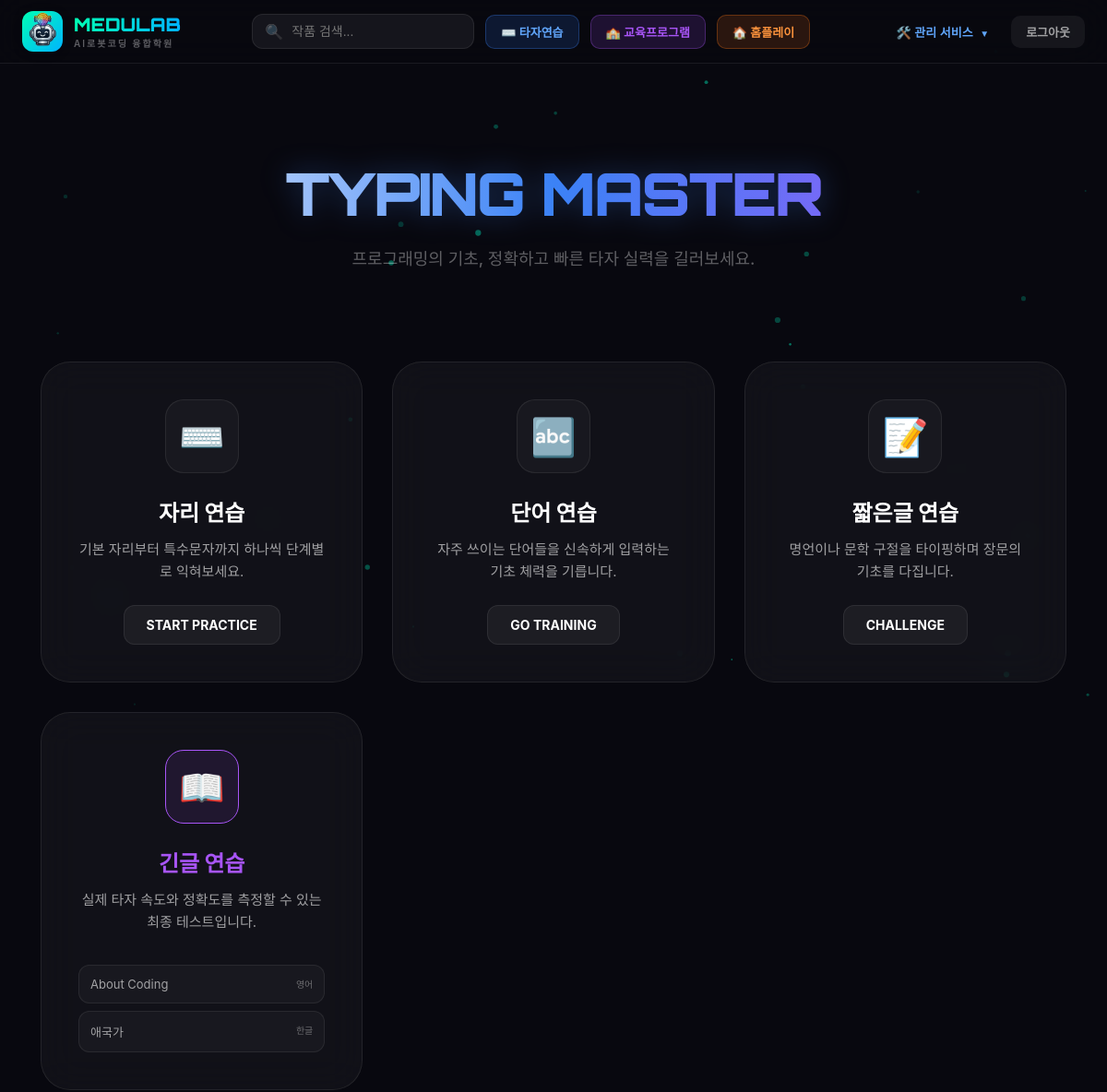
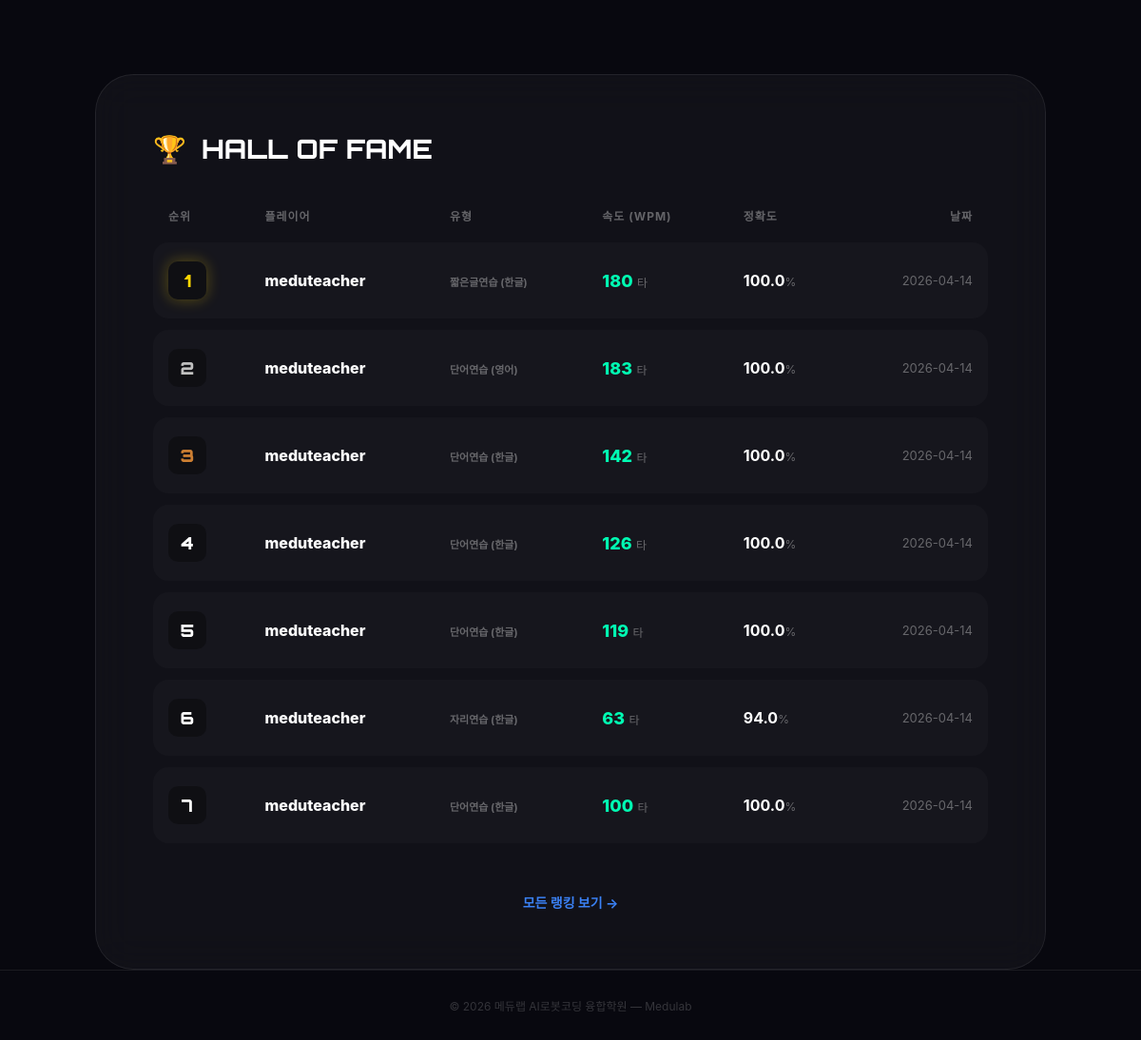
Page /typing/ (signed in) on the committed database (2 pictures, top to bottom).
### typing_practice/models.py (models this page shows, shortened)
class TypingContent(models.Model):
    CONTENT_TYPES = [
        ('word', '단어'),
        ('short', '짧은글'),
        ('long', '긴글'),
    ]
    LANGUAGES = [
        ('ko', '한글'),
        ('en', '영어'),
    ]
    content_type = models.CharField("콘텐츠 유형", max_length=10, choices=CONTENT_TYPES)
    language = models.CharField("언어", max_length=10, choices=LANGUAGES)
    title = models.CharField("제목", max_length=100, blank=True, help_text="긴글 연습 등에서 제목으로 표시됩니다.")
    text = models.TextField("내용", help_text="단어는 쉼표나 줄바꿈으로 구분, 문장은 줄바꿈으로 구분하세요.")
    created_at = models.DateTimeField(auto_now_add=True)
    class Meta:
        verbose_name = "타자연습 콘텐츠"
        verbose_name_plural = "타자연습 콘텐츠 목록"

class TypingScore(models.Model):
    PRACTICE_TYPES = [
        ('key', '자리연습'),
        ('word', '단어연습'),
        ('short', '짧은글연습'),
        ('long', '긴글연습'),
    ]
    LANGUAGES = [
        ('ko', '한글'),
        ('en', '영어'),
    ]
    user = models.ForeignKey(User, on_delete=models.CASCADE, related_name='typing_scores')
    practice_type = models.CharField("연습 유형", max_length=10, choices=PRACTICE_TYPES)
    language = models.CharField("언어", max_length=10, choices=LANGUAGES)
    score = models.IntegerField("점수", default=0)
    speed = models.IntegerField("타수 (WPM)", default=0)
    accuracy = models.FloatField("정확도 (%)", default=0.0)
    created_at = models.DateTimeField(auto_now_add=True)
    class Meta:
        ordering = ['-score', '-speed', '-created_at']

### typing_practice/views.py (the view)
# urls.py: path('', views.typing_home, name='typing_home'),
@login_required
def typing_home(request):
    user_best = TypingScore.objects.filter(user=request.user).order_by('-score')[:5]
    top_scores = TypingScore.objects.all().order_by('-score')[:10]
    long_texts = TypingContent.objects.filter(content_type='long').order_by('title')
    return render(request, 'typing_practice/typing_home.html', {
        'user_best': user_best,
        'top_scores': top_scores,
        'long_texts': long_texts
    })

### arcade/models.py (called while the page is built)
    @property
    def is_full_member(self):
        return self.user_type in self.FULL_ACCESS_TYPES and self.is_approved

    @property
    def needs_approval(self):
        return self.user_type in self.FULL_ACCESS_TYPES and not self.is_approved

### typing_practice/templates/typing_practice/typing_home.html (shortened to what this page needs)
{% extends "arcade/base.html" %}
{% block content %}
<main class="main">
    <div class="tp-hero fade-in">
        <h1>TYPING MASTER</h1>
        <p>프로그래밍의 기초, 정확하고 빠른 타자 실력을 길러보세요.</p>
    </div>
    <div class="tp-grid fade-in" style="animation-delay: 0.1s;">
        <a href="{% url 'practice_keys' %}" class="tp-card">
            <div class="tp-icon-box">⌨️</div>
            <h3>자리 연습</h3>
            <p>기본 자리부터 특수문자까지 하나씩 단계별로 익혀보세요.</p>
            <div class="tp-btn">START PRACTICE</div>
        </a>
        <a href="{% url 'practice_words' %}?lang=ko" class="tp-card">
            <div class="tp-icon-box">🔤</div>
            <h3>단어 연습</h3>
            <p>자주 쓰이는 단어들을 신속하게 입력하는 기초 체력을 기릅니다.</p>
            <div class="tp-btn">GO TRAINING</div>
        </a>
        <a href="{% url 'practice_short' %}?lang=ko" class="tp-card">
            <div class="tp-icon-box">📝</div>
            <h3>짧은글 연습</h3>
            <p>명언이나 문학 구절을 타이핑하며 장문의 기초를 다집니다.</p>
            <div class="tp-btn">CHALLENGE</div>
        </a>
        <div class="tp-card" style="cursor: default;">
            <div class="tp-icon-box" style="background: rgba(168, 85, 247, 0.1); border-color: var(--neon-purple);">📖</div>
            <h3 style="color: var(--neon-purple);">긴글 연습</h3>
            <p>실제 타자 속도와 정확도를 측정할 수 있는 최종 테스트입니다.</p>
            <div class="long-text-list">
                {% for t in long_texts %}
                    <a href="{% url 'practice_long' t.pk %}" class="long-text-item">
                        <span>{{ t.title }}</span>
                        <span style="font-size: 10px; opacity:0.6;">{{ t.get_language_display }}</span>
                    </a>
                {% empty %}
                    <p style="font-size: 13px; color: var(--text-muted);">등록된 콘텐츠가 없습니다.</p>
                {% endfor %}
            </div>
        </div>
    </div>
    <div class="ranking-box fade-in" style="animation-delay: 0.2s;">
        <h2><span>🏆</span> HALL OF FAME</h2>
        <table class="rank-table">
            <thead>
                <tr>
                    <th>순위</th>
                    <th>플레이어</th>
                    <th>유형</th>
                    <th>속도 (WPM)</th>
                    <th>정확도</th>
                    <th style="text-align: right;">날짜</th>
                </tr>
            </thead>
            <tbody>
                {% for r in top_scores %}
                <tr class="rank-row">
                    <td>
                        <div class="rank-num {% if forloop.counter == 1 %}top-1{% elif forloop.counter == 2 %}top-2{% elif forloop.counter == 3 %}top-3{% endif %}">
                            {{ forloop.counter }}
                        </div>
                    </td>
                    <td><span class="user-name">{{ r.user.username }}</span></td>
                    <td><span class="type-label">{{ r.get_practice_type_display }} ({{ r.get_language_display }})</span></td>
                    <td><span class="score-val">{{ r.speed }}</span> <span style="font-size: 12px; color: var(--text-muted);">타</span></td>
                    <td><span style="font-weight: 700;">{{ r.accuracy }}</span><span style="font-size: 12px; color: var(--text-muted);">%</span></td>
                    <td style="text-align: right; color: var(--text-muted); font-size: 13px;">{{ r.created_at|date:"Y-m-d" }}</td>
                </tr>
                {% empty %}
                <tr>
                    <td colspan="6" style="text-align: center; padding: 60px; color: var(--text-muted);">아직 기록된 랭킹 데이터가 없습니다.</td>
                </tr>
                {% endfor %}
            </tbody>
        </table>
        <div style="text-align: center; margin-top: 40px;">
            <a href="{% url 'typing_ranking' %}" style="color: var(--neon-blue); font-size: 14px; font-weight: 700; text-decoration: none;">모든 랭킹 보기 →</a>
        </div>
    </div>
</main>
{% endblock %}

### typing_practice/templates/typing_practice/typing_home.html (style rules this page uses)
:root { --tp-glass: rgba(255, 255, 255, 0.04); --tp-border: rgba(255, 255, 255, 0.08); --neon-blue: #3b82f6; --neon-purple: #a855f7; --neon-green: #00ffb4; }
.main { padding-bottom: 100px; }
.tp-hero { text-align: center; padding: 100px 20px 60px; margin-bottom: 40px; position: relative; }
.tp-hero h1 { font: 900 64px 'Orbitron', sans-serif; margin-bottom: 16px; background: linear-gradient(90deg, #fff, var(--neon-blue), var(--neon-purple)); -webkit-background-clip: text; -webkit-text-fill-color: transparent; letter-spacing: -2px; filter: drop-shadow(0 0 15px rgba(59, 130, 246, 0.3)); }
.tp-hero p { color: var(--text-muted); font-size: 18px; max-width: 600px; margin: 0 auto; font-weight: 500; }
.tp-grid { display: grid; grid-template-columns: repeat(auto-fit, minmax(300px, 1fr)); gap: 32px; max-width: 1200px; margin: 0 auto 80px; padding: 0 20px; }
.tp-card { background: var(--tp-glass); backdrop-filter: blur(20px); -webkit-backdrop-filter: blur(20px); border: 1px solid var(--tp-border); border-radius: 32px; padding: 40px; text-align: center; text-decoration: none; transition: all 0.4s cubic-bezier(0.23, 1, 0.32, 1); display: flex; flex-direction: column; align-items: center; position: relative; overflow: hidden; }
.tp-card::after { content: ''; position: absolute; inset: 0; background: radial-gradient(circle at top right, rgba(255, 255, 255, 0.05), transparent); opacity: 0; transition: opacity 0.3s; }
.tp-icon-box { width: 80px; height: 80px; background: rgba(255, 255, 255, 0.03); border: 1px solid var(--tp-border); border-radius: 20px; display: flex; align-items: center; justify-content: center; font-size: 40px; margin-bottom: 24px; transition: all 0.3s ease; }
.tp-card h3 { font-size: 24px; font-weight: 800; color: #fff; margin-bottom: 12px; }
.tp-card p { font-size: 15px; color: var(--text-secondary); line-height: 1.6; margin-bottom: 24px; }
.tp-btn { margin-top: auto; padding: 12px 24px; background: rgba(255, 255, 255, 0.05); border: 1px solid var(--tp-border); border-radius: 12px; color: #fff; font-size: 14px; font-weight: 700; transition: all 0.3s; }
.ranking-box { max-width: 1000px; margin: 0 auto; padding: 60px; background: var(--tp-glass); backdrop-filter: blur(20px); -webkit-backdrop-filter: blur(20px); border: 1px solid var(--tp-border); border-radius: 40px; position: relative; }
.ranking-box h2 { font: 800 28px 'Orbitron', sans-serif; color: #fff; margin-bottom: 32px; display: flex; align-items: center; gap: 16px; }
.ranking-box h2 span { color: var(--neon-purple); }
.rank-table { width: 100%; border-collapse: separate; border-spacing: 0 12px; }
.rank-table th { text-align: left; padding: 0 16px 8px; color: var(--text-muted); font-size: 12px; text-transform: uppercase; letter-spacing: 1px; }
.rank-row { background: rgba(255, 255, 255, 0.02); transition: all 0.2s; }
.rank-row td { padding: 20px 16px; }
.rank-row td:first-child { border-radius: 16px 0 0 16px; }
.rank-row td:last-child { border-radius: 0 16px 16px 0; }
.rank-num { width: 40px; height: 40px; background: rgba(0, 0, 0, 0.3); border-radius: 10px; display: flex; align-items: center; justify-content: center; font-weight: 900; font-family: 'Orbitron', sans-serif; font-size: 18px; }
.top-1 { color: #ffd700; box-shadow: 0 0 15px rgba(255, 215, 0, 0.3); }
.top-2 { color: #c0c0c0; }
.top-3 { color: #cd7f32; }
.user-name { font-weight: 800; color: #fff; }
.score-val { font-weight: 800; color: var(--neon-green); font-size: 18px; }
.type-label { font-size: 11px; font-weight: 700; color: var(--text-muted); text-transform: uppercase; }
.long-text-list { width: 100%; display: flex; flex-direction: column; gap: 8px; margin-top: 10px; }
.long-text-item { padding: 12px; background: rgba(255, 255, 255, 0.03); border: 1px solid var(--tp-border); border-radius: 12px; color: var(--text-secondary); font-size: 13px; text-decoration: none; transition: all 0.2s; text-align: left; display: flex; justify-content: space-between; }

### rows in the picture
TypingContent: title "About Coding", language "영어"
TypingContent: title "애국가", language "한글"
TypingScore: user.username "meduteacher", practice_type "짧은글연습", language "한글", speed "180", accuracy "100.0", created_at "2026-04-14"
TypingScore: user.username "meduteacher", practice_type "단어연습", language "영어", speed "183", accuracy "100.0", created_at "2026-04-14"
TypingScore: user.username "meduteacher", practice_type "단어연습", language "한글", speed "142", accuracy "100.0", created_at "2026-04-14"
TypingScore: user.username "meduteacher", practice_type "단어연습", language "한글", speed "126", accuracy "100.0", created_at "2026-04-14"
TypingScore: user.username "meduteacher", practice_type "단어연습", language "한글", speed "119", accuracy "100.0", created_at "2026-04-14"
TypingScore: user.username "meduteacher", practice_type "자리연습", language "한글", speed "63", accuracy "94.0", created_at "2026-04-14"
TypingScore: user.username "meduteacher", practice_type "단어연습", language "한글", speed "100", accuracy "100.0", created_at "2026-04-14"
